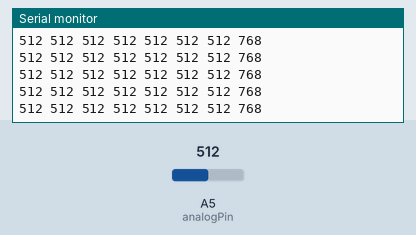
Recording of a sketch running on a simulated Arduino Uno, built with avr-gcc and run on an emulated ATmega328P. Shown: the last lines printed to the serial monitor. The inputs (shaded band) are chosen by the test bench; at power-on: A5 (analogPin) = 512.

Above: at 13.2 s.
13.3 s: A5 (analogPin) set to 657
At 14.1 s:
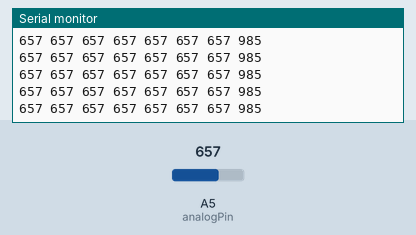
14.8 s: A5 (analogPin) set to 673
At 15.8 s:
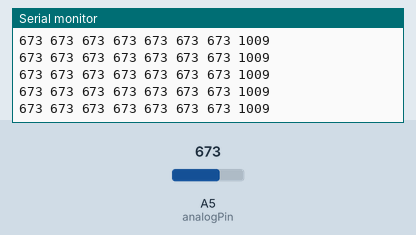
16.3 s: A5 (analogPin) set to 987
At 17.4 s:
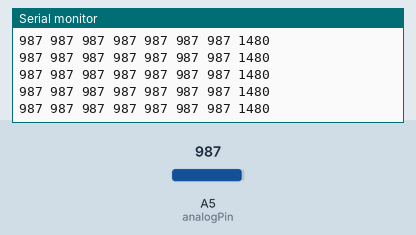
17.8 s: A5 (analogPin) set to 1015
At 17.95 s:
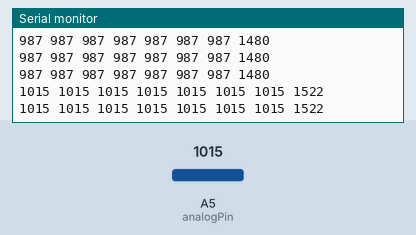
Timing chart, 0 to 20.3 s (numbered marks = the images above; inputs shaded):
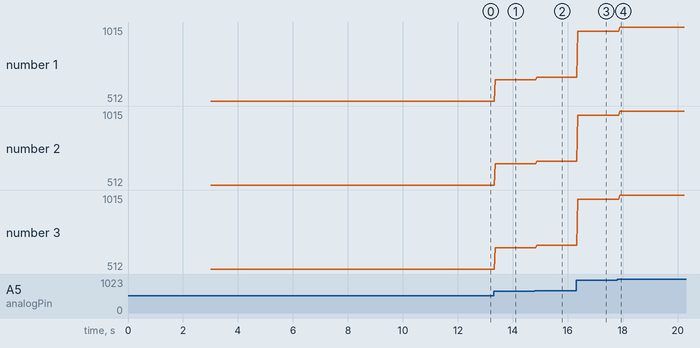

The sketch:

latest_code_10_15_14.ino
```cpp
#include <FastLED.h>
#include <Adafruit_NeoPixel.h>
/*------------------------------------------------------------*/
#define LED_PIN     5
#define NUM_LEDS    70
#define BRIGHTNESS  128
#define LED_TYPE    WS2811
/*------------------------------------------------------------*/
CRGB leds[NUM_LEDS];
Adafruit_NeoPixel strip = Adafruit_NeoPixel(NUM_LEDS, LED_PIN, NEO_GRB + NEO_KHZ800);
/*------------------------------------------------------------*/
CRGBPalette16 currentPalette;
TBlendType    currentBlending;
/*------------------------------------------------------------*/
double first = 0;
double second = 0;
double initalValue = 50;
double tempValue = 1;
double value = initalValue;
double valueIncre = -1;
boolean isBlink = false;
/*------------------------------------------------------------*/
int analogPin = A5; // pin for msgeq7 input
int strobePin = 3; // msgeq7 strobe pin for cycling through channels
int resetPin = 4; // reset pin of the msgeq7
int numberOfChannels = 7; // number of channels in msgeq7
int spectrumValue[7]; // array to store the 7 values of the 7 channels

int resetDelay = 80; // delay of resetting MSGEQ7 in microseconds
int strobeDelay_USec = 15; // delay to settle input recording in microseconds
/*------------------------------------------------------------*/
int breakPoint = 500; // lower cut off point of output number
int counter = 0; // counter of averaging breakPoint
int sumValues = 0; // current sum of values
int minValue =  130;
/*------------------------------------------------------------*/
float sumValueChange = 1.5; // multiply average value by this
/*------------------------------------------------------------*/
int switcherPin = 13;
int updatesPerSec = 0;
/*------------------------------------------------------------*/
void setup() {
	delay(3000); // safe bootup
	Serial.begin(9600);

	pinMode(switcherPin, INPUT);

	//strip.begin();
	//strip.show(); // Initialize all pixels to 'off'

	FastLED.addLeds<LED_TYPE, LED_PIN>(leds, NUM_LEDS).setCorrection( TypicalLEDStrip );
	FastLED.setBrightness(BRIGHTNESS);

	currentPalette = RainbowColors_p;
    currentBlending = LINEARBLEND;

	// turn on pins for msgeq7
	pinMode(analogPin, INPUT);
	pinMode(strobePin, OUTPUT);
	pinMode(resetPin, OUTPUT);

	digitalWrite(resetPin, LOW);
	digitalWrite(strobePin, HIGH);
}
/*------------------------------------------------------------*/
void loop() {

	if(true){
    	msgeq7Cycle();
  	} else {
    	static uint8_t startIndex = 0;
    	startIndex = startIndex + 1; /* motion speed */
    	fastLedCycle(startIndex);
    	FastLED.show();
    	//FastLED.delay(updatesPerSec);
  	}
}

/*------------------------------------------------------------*/
void msgeq7Cycle() {

  	for(int j=0;j<256*5;j++){ // 5 cycles of all colors on wheel
	    msgeq7();

	    for(int i=0;i<strip.numPixels();i++) {
	        // first LEDs
	        if(i==0 | i==7 | i==14  | i==20 | i==25 | i==32 | i==35 | i==37 | i==41 | i==43 | i==45 | i==50 | i==55 | i==62){
		        if(spectrumValue[0]<breakPoint | minValue>breakPoint){
		           tempValue = value;
		           value = 1;
		           isBlink = true;
		        }
		    }
		    // second LEDs
		    else if(i==1 | i==8 | i==15 | i==21 | i==26 | i==33 | i==46 | i==51 | i==56 | i==63){
		        if(spectrumValue[1]<breakPoint | minValue>breakPoint){
		            tempValue = value;
		            value = 1;
		            isBlink = true;
		         }
		     }
		    // third LEDs
		    else if(i==2 | i==9 | i==16 | i==22 | i==27 | i==34 | i==47 | i==52 | i==57 | i==64){
		       if(spectrumValue[2]<breakPoint | minValue>breakPoint){
		           tempValue = value;
		            value = 1;
		            isBlink = true;
		       }
		    }
		    // fourth LEDs
		    else if(i==3 | i==10 | i==17 | i==23 | i==28 | i==53 | i==58 | i==65){
		       if(spectrumValue[3]<breakPoint | minValue>breakPoint){
		        tempValue = value;
		         value = 1;
		         isBlink = true;
		       }
		    }
		    // fifth LEDs
		    else if(i==4 | i==11 | i==18 | i==24 | i==29 | i==36 | i==38 | i==42 | i==44 | i==54 | i==59 | i==66){
		        if(spectrumValue[4]<breakPoint | minValue>breakPoint){
		           tempValue = value;
		           value = 1;
		           isBlink = true;
		        }
		    }
	        //sixth LEDs
	        else if(i==5 | i==12 | i==19 | i==30 | i==39 | i==48 | i==60 | i==67){
	          	if(spectrumValue[5]<breakPoint | minValue>breakPoint){
	            	tempValue = value;
	             	value = 1;
	             	isBlink = true;
	        	}
	        }
	       // seventh LEDs
	       else if(i==6 | i==13 | i==31 | i==40 | i==49 | i==61 | i==68){
	         	if(spectrumValue[6]<breakPoint | minValue>breakPoint){
	            	tempValue = value;
	            	value = 1;
	           		isBlink = true;
	         	}
	       	}
			strip.setPixelColor(i, Wheel(((i * 256 / strip.numPixels()) + j) & 255));

        	if(isBlink){
          		value = tempValue;
          		isBlink = false;
        	}
      	} // for strip
      	strip.show();

      	value=value+valueIncre;

      	if(value<1){
        	value=initalValue;
      	}
    } // for 256 * 5
}

/*------------------------------------------------------------*/
uint32_t Wheel(byte WheelPos) {
	if(WheelPos < 85) {
	    first = (WheelPos * 3) / value;
	    second = (255 - WheelPos * 3) / value;
	    return strip.Color(first, second, 0);
	} else if(WheelPos < 170) {
	    WheelPos -= 85;
	    first = (WheelPos * 3) / value;
	    second = (255 - WheelPos * 3) / value;
	    return strip.Color(second, 0, first);
	} else {
	    WheelPos -= 170;
	    first = (WheelPos * 3) / value;
	    second = (255 - WheelPos * 3) / value;
	    return strip.Color(0, first, second);
	}
}

/*------------------------------------------------------------*/
void msgeq7(){
    digitalWrite(resetPin, HIGH);
    delayMicroseconds(resetDelay);
    digitalWrite(resetPin, LOW);

    for(int i=0;i<numberOfChannels;i++){
       	// start reading channel by changing strobe to low
       	digitalWrite(strobePin,LOW);
       	// allows input to settle to get accurate reading
       	delayMicroseconds(strobeDelay_USec);
       	// read value of current pin from msgeq7
       	spectrumValue[i]=analogRead(analogPin);

       	sumValues += spectrumValue[i];

       	if(i>numberOfChannels-2){
        	// take average of values and reset counter/sum values
        	breakPoint = (sumValues/numberOfChannels)*sumValueChange;
        	sumValues = 0;
       	}

       // strobe pin high the low to go to next channel on msgeq7
       digitalWrite(strobePin, HIGH);
    }

     for(int i=0;i<numberOfChannels;i++){Serial.print(spectrumValue[i]);Serial.print(" ");}
     Serial.println(breakPoint);
}

/*------------------------------------------------------------*/
void fastLedCycle(uint8_t colorIndex) {
	uint8_t brightness = 255;

  	for( int i = 0; i < NUM_LEDS; i++) {
    	leds[i] = ColorFromPalette( currentPalette, colorIndex, brightness, currentBlending);
    	colorIndex += 3;
	}
}
```

Measured:
- after the input at 13.3 s, the serial monitor: prints a new line after 0.07 s (image 1)
- after the input at 14.8 s, the serial monitor: prints a new line after 0.08 s (image 2)
- after the input at 16.3 s, the serial monitor: prints a new line after 0.06 s (image 3)
- after the input at 17.8 s, the serial monitor: prints a new line after 0.08 s (image 4)
- plotted number 1: 512 → 657 after the input at 13.3 s, 657 → 673 after the input at 14.8 s, 673 → 987 after the input at 16.3 s, 987 → 1015 after the input at 17.8 s
- plotted number 2: 512 → 657 after the input at 13.3 s, 657 → 673 after the input at 14.8 s, 673 → 987 after the input at 16.3 s, 987 → 1015 after the input at 17.8 s
- plotted number 3: 512 → 657 after the input at 13.3 s, 657 → 673 after the input at 14.8 s, 673 → 987 after the input at 16.3 s, 987 → 1015 after the input at 17.8 s
